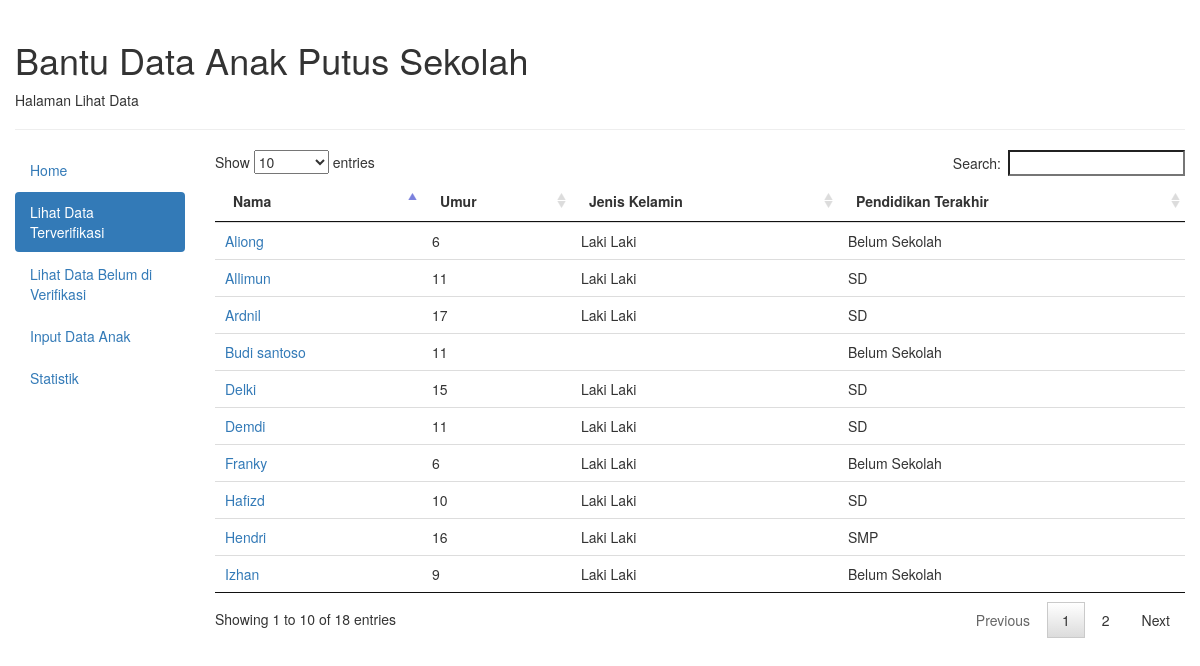
/lihatdata.php, run on the app's committed database.
### tables this page shows
CREATE TABLE IF NOT EXISTS `tabel_bdaps` (
  `kode` int(11) NOT NULL,
  `nama` varchar(25) NOT NULL,
  `jenis_kelamin` varchar(10) NOT NULL,
  `domisli` varchar(255) NOT NULL,
  `kelurahan` varchar(20) NOT NULL,
  `umur` varchar(2) NOT NULL,
  `pend_terakhir` varchar(15) NOT NULL,
  `foto` varchar(35) NOT NULL,
  `faktor_putus` varchar(35) NOT NULL,
  `approval` tinyint(1) NOT NULL,
  `bersekolah` tinyint(1) NOT NULL,
  `verifikator` varchar(20) NOT NULL
);

### lihatdata.php (the view, shortened to what this page needs)
<?php
include 'function.php';
$query = "select * from tabel_bdaps where approval=1";
?>
<!DOCTYPE html>
<html lang="en">
<head>
 <link rel="stylesheet" href="css/bootstrap.min.css">
 <link rel="stylesheet" href="css/dataTables.responsive.css">
 <link rel="stylesheet" href="css/dataTables.bootstrap.css">
 <link rel="stylesheet" href="css/jquery.dataTables.css">
</head>
<body>
<div class="container-fluid">
 <div class="page-header">
   <h1>Bantu Data Anak Putus Sekolah</h1>
   <p>Halaman Lihat Data</p>
  </div>
  <div class="row">
   <div class="col-sm-2">
   <ul class="nav nav-pills nav-stacked">
   <li><a href="index.php">Home</a></li>
    <li class="active"><a href="lihatdata.php">Lihat Data Terverifikasi</a></li>
    <li><a href="lihat_data.php">Lihat Data Belum di Verifikasi</a></li>
	<li><a href="input.php">Input Data Anak</a></li>
	<li><a href="statistik.php">Statistik</a></li>
   </ul>
   </div>
   <div class="col-sm-10">
	<table class="table table-hover" id="dataAnak" >
	 <thead>
	 <tr>
	  <th>Nama</th>
	  <th>Umur</th>
	  <th>Jenis Kelamin</th>
	  <th>Pendidikan Terakhir</th>
	 </tr>
	 </thead>
	 <tbody>
		<?php
		$result = mysqli_query($koneksi, $query);
		while($row = mysqli_fetch_array($result)){
		?>
		<tr>
			<td><a href="profil.php?kode=<?php echo $row['kode'];?>"><?php echo $row['nama'];?></a></td>
			<td><?php echo $row['umur'];?></td>
			<td><?php echo $row['jenis_kelamin'];?></td>
			<td><?php echo $row['pend_terakhir'];?></td>
		</tr>
		<?php } ?>
	 </tbody>
	</table>
   </div>
  </div>
 </div>
</body>
</html>

### data on the page
tabel_bdaps: nama "Ardnil", umur "17", jenis_kelamin "Laki Laki", pend_terakhir "SD"
tabel_bdaps: nama "Hendri", umur "16", jenis_kelamin "Laki Laki", pend_terakhir "SMP"
tabel_bdaps: nama "Demdi", umur "11", jenis_kelamin "Laki Laki", pend_terakhir "SD"
tabel_bdaps: nama "Hafizd", umur "10", jenis_kelamin "Laki Laki", pend_terakhir "SD"
tabel_bdaps: nama "Allimun", umur "11", jenis_kelamin "Laki Laki", pend_terakhir "SD"
tabel_bdaps: nama "Delki", umur "15", jenis_kelamin "Laki Laki", pend_terakhir "SD"
tabel_bdaps: nama "Franky", umur "6", jenis_kelamin "Laki Laki", pend_terakhir "Belum Sekolah"
tabel_bdaps: nama "Aliong", umur "6", jenis_kelamin "Laki Laki", pend_terakhir "Belum Sekolah"
tabel_bdaps: nama "Budi santoso", umur "11", pend_terakhir "Belum Sekolah"
tabel_bdaps: nama "Izhan", umur "9", jenis_kelamin "Laki Laki", pend_terakhir "Belum Sekolah"
